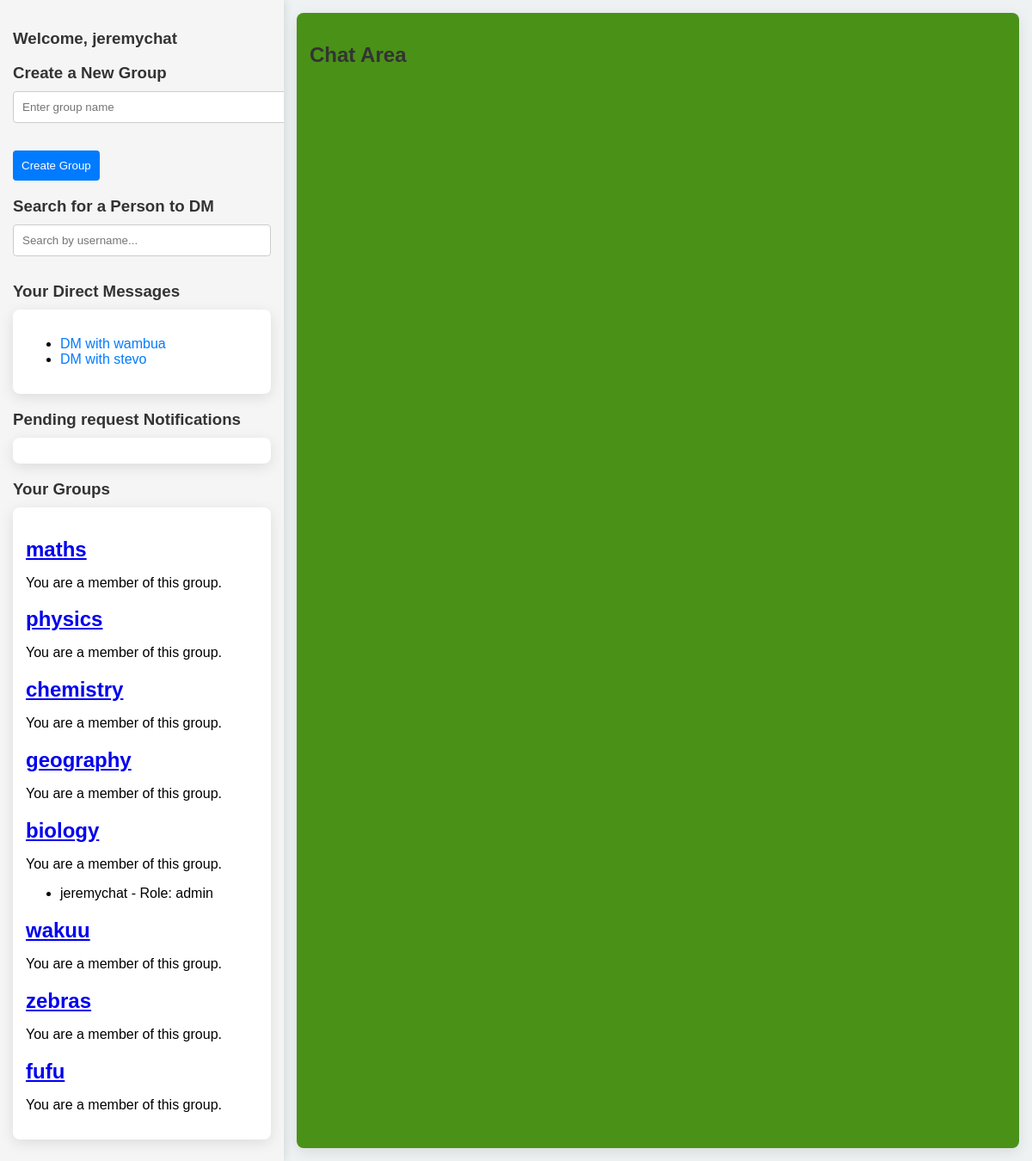
Screenshot of /chat/home/ (signed in) with the database file from the repository.
### mainapp/models.py (models this page shows, shortened)
class CustomUser(AbstractUser):
    CATEGORY_CHOICES = [
        ('student', 'student'),
        ('mentor', 'mentor'),
    ]
    category = models.CharField(max_length=10, choices=CATEGORY_CHOICES)
    last_active = models.DateTimeField(null=True, blank=True)
    def __str__(self):
        return f"{self.username} ({self.get_category_display()})" #allows displaying the human readable label for the category instead of the database value

class Group(models.Model):
    JOIN_POLICY_CHOICES = [
        ('open', 'Open to All'),
        ('approval', 'Admin Approval Required'),
    ]
    name = models.CharField(max_length=255)
    members = models.ManyToManyField(
        settings.AUTH_USER_MODEL,
        through=GroupMembership,
        through_fields=('group', 'user'),  # Specify the foreign keys used in the GroupMembership model
        related_name='group_members'  # Change this to avoid clash
    )
    admins = models.ManyToManyField(settings.AUTH_USER_MODEL, related_name= 'administered_groups')#admins will have privilages
    join_policy = models.CharField(
        max_length=20,
        choices=JOIN_POLICY_CHOICES,
        default='open'
    )
    def __str__(self):
        return self.name

class GroupMembership(models.Model):
    ROLE_CHOICES = [
        ('member', 'member'),
        ('admin','admin'),
    ]
    user = models.ForeignKey(settings.AUTH_USER_MODEL, on_delete=models.CASCADE, related_name='group_memberships')
    group = models.ForeignKey('Group', on_delete=models.CASCADE, related_name= 'group_memberships')
    added_by = models.ForeignKey(settings.AUTH_USER_MODEL, null=True, blank=True, on_delete=models.SET_NULL, related_name='added_members')#tracks who added the members
    role = models.CharField(max_length=10,choices=ROLE_CHOICES, default= 'member')
    date_joined = models.DateTimeField(auto_now_add=True)
    class Meta:
        """ensures a user can only belong to a group once"""
        constraints = [
            models.UniqueConstraint(fields=['user','group'],name='unique_group_membership')
        ]

### mainapp/views.py (the view)
# urls.py: path("home/", views.home_view, name='home'),
@login_required
def home_view(request, group_name=None):
    user = request.user
    notifications = JoinRequest.objects.filter(status='pending')
    dms_as_sender = Message.objects.filter(sender=user, recipient__isnull=False)
    dms_as_recipient = Message.objects.filter(recipient=user, sender__isnull=False)
    all_dms = chain(dms_as_sender, dms_as_recipient)
    unique_dm_users = {dm.sender if dm.recipient == user else dm.recipient for dm in all_dms}
    unique_dm_users = [u for u in unique_dm_users if u.username]
    groups = Group.objects.prefetch_related('group_memberships__user').all()
    context = {
        'unique_dm_users': unique_dm_users,
        'notifications': notifications,
        'groups': groups,
    }
    print("Context data:", context)
    return render(request, 'mainapp/home.html', context)

### mainapp/templates/mainapp/home.html (shortened to what this page needs)
<!DOCTYPE html>
<html lang="en">
<head>
</head>
<body>
    <div class="main-container">
        <div class="left-section">
            <h3>Welcome, {{ request.user.username }}</h3>
            <div class="container">
                <div class="create-group">
                    <h3>Create a New Group</h3>
                    <form method="POST" action="{% url 'create_group' %}">
                        <input type="text" name="group_name" placeholder="Enter group name" required>
                        <button type="submit">Create Group</button>
                    </form>
                </div>
            </div>
            <div class="container search-users">
                <h3>Search for a Person to DM</h3>
                <input type="search" id="user-search" placeholder="Search by username..." onkeyup="searchUser()">
            </div>
            <div class="container">
                <h3>Your Direct Messages</h3>
                <div class="card">
                    <ul id="dm-list">
                        {% for user in unique_dm_users %}
                            {% if user.username %}
                            <li><a href="{% url 'homedm' user.username %}" class="dm-link" data-username="{{ user.username }}">DM with {{ user.username }}</a></li>
                            {% else %}
                            <h3>no username</h3>
                            {%endif%}
                        {% endfor %}
                    </ul>
                </div>
            </div>
             <div class="container">
                <h3>Pending request Notifications</h3>
                <div class="card">
                </div>
             </div>
            <div class="container">
                <h3>Your Groups</h3>
                <div class="card">
                    {% for group in groups %}
                        <h2><a href="{% url 'group_chat' group.name %}" class="group-link" data-username="{{group.name}}" data-id="{{ group.id }}">{{ group.name }}</a></h2>
                        {% if request.user in group.members.all %}
                            <p>You are a member of this group.</p>
                        {% elif group.join_policy == 'open' %}
                            <a href="{% url 'join_group' group.name %}">Join Group</a>
                        {% elif group.join_policy == 'approval' %}
                            <a href="#" data-id="{{group.id}}" class="join-request">Request to Join</a>
                        {% endif %}
                        <ul>
                            {% for membership in group.group_memberships.all %}
                                {% if membership.get_role_display == 'admin' %}
                                    <li data-membership-role="{{ membership.get_role_display }}">{{ membership.user.username }} - Role: {{ membership.get_role_display }}</li>
                                {% endif %}
                            {% empty %}
                                <li>No members in this group.</li>
                            {% endfor %}
                        </ul>
                    {% endfor %}
                </div>
            </div>
        </div>
        <div class="right-section">
            <div class="chat-box">
                <h2>{% if receiver %}Chat with {{ receiver.username }}{% else %}Chat Area{% endif %}</h2>
            </div>
        </div>
    </div>
</body>
</html>

### mainapp/templates/mainapp/home.html (style rules this page uses)
body { font-family: 'Arial', sans-serif; margin: 0; padding: 0; background-color: #eef2f3; display: flex; height: 100vh; overflow: hidden; }
h2, h3 { color: #333; margin-bottom: 10px; }
.main-container { display: flex; width: 100%; height: 100%; }
.left-section { width: 30%; max-width: 300px; background-color: #f5f5f5; padding: 15px; box-shadow: 2px 0 10px rgba(0, 0, 0, 0.1); overflow-y: auto; }
.search-users { margin-bottom: 20px; }
.card { background-color: #fff; border-radius: 8px; padding: 15px; margin-bottom: 10px; box-shadow: 0 4px 16px rgba(0, 0, 0, 0.1); transition: transform 0.2s ease, box-shadow 0.2s ease; }
.right-section { flex: 1; padding: 15px; display: flex; flex-direction: column; justify-content: flex-start; }
.chat-box { flex-grow: 1; border-radius: 8px; background-color: #4a9117; box-shadow: 0 4px 16px rgba(0, 0, 0, 0.1); overflow-y: auto; padding: 15px; }
input[type="search"], input[type="text"] { width: 100%; padding: 10px; margin-bottom: 10px; border: 1px solid #ccc; border-radius: 4px; }
button { background-color: #007bff; color: #fff; padding: 10px; border: none; border-radius: 4px; cursor: pointer; }
#dm-list a { color: #007bff; text-decoration: none; }

### rows the page displays
CustomUser: user.username "jeremychat"
CustomUser: username "wambua"
CustomUser: username "stevo"
Group: name "maths", shows "You are a member of this group."
Group: name "physics", shows "You are a member of this group."
Group: name "chemistry", shows "You are a member of this group."
Group: name "geography", shows "You are a member of this group."
Group: name "biology", shows "You are a member of this group."
GroupMembership: user.username "jeremychat", role "admin"
Group: name "wakuu", shows "You are a member of this group."
Group: name "zebras", shows "You are a member of this group."
Group: name "fufu", shows "You are a member of this group."
